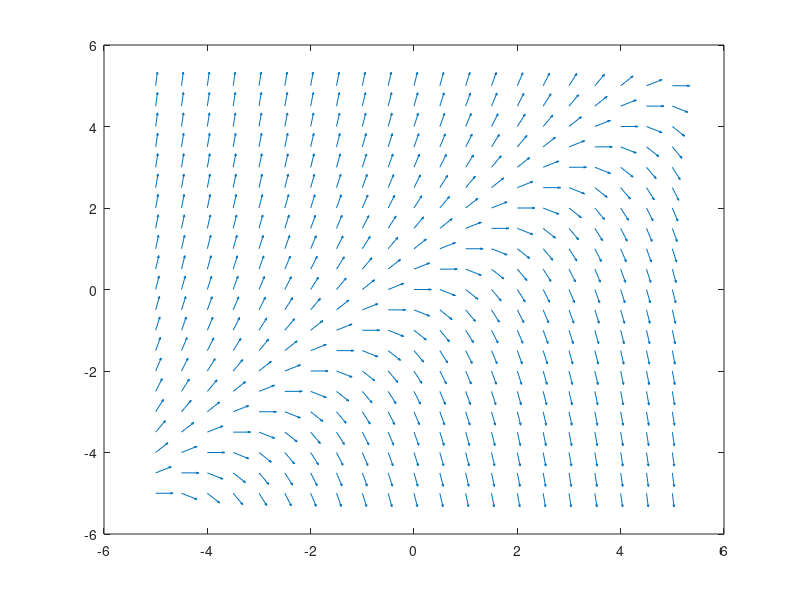

This chart was generated by the following MATLAB code:
% EXDIRFIELD  An example of a direction field using Matlab quiver.

funn = @(x, y) y - x;                          % function f(x,y) = y-x
[x, y] = meshgrid(-5:0.5:5);                   % intervals for x and y
slopes = funn(x, y);                           % matrix of slope values
dy = slopes ./ sqrt(1 + slopes.^2);            % normalize the line element...
dx = ones(length(dy)) ./ sqrt(1 + slopes.^2);  % ...magnitudes for dy and dx
h = quiver(x, y, dx, dy, 0.5);                 % plot the direction field
set(h, "maxheadsize", 0.1);                    % alter head size
